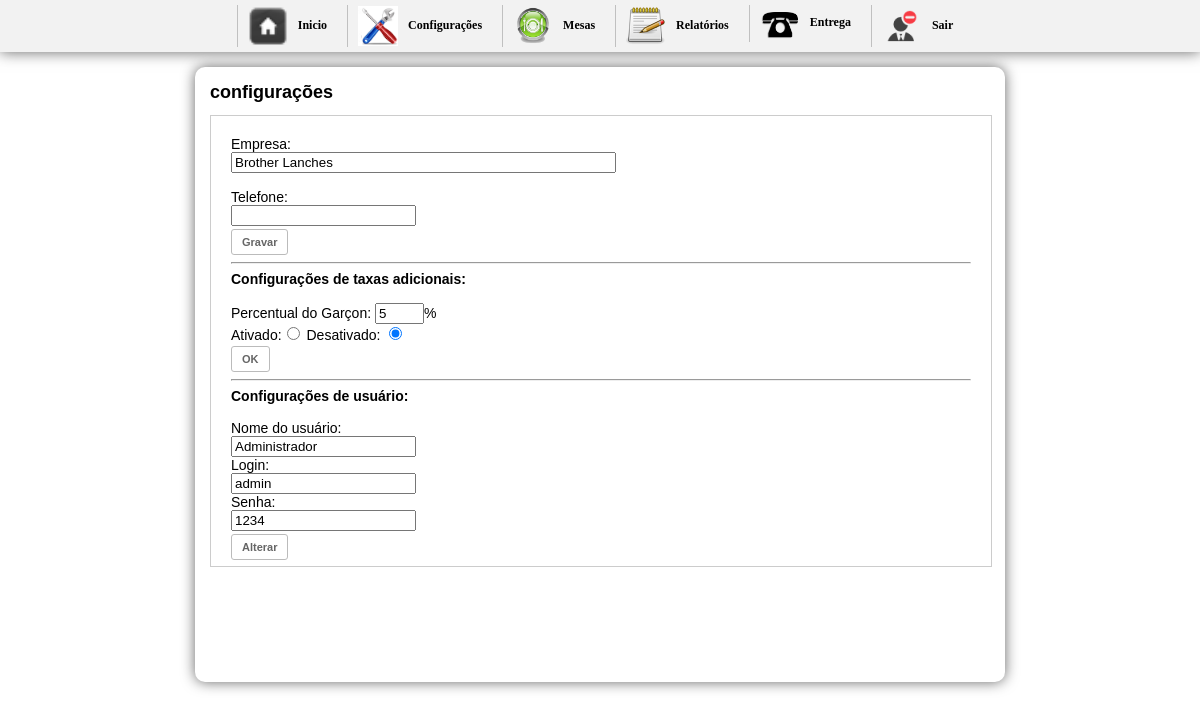
Screenshot of /inicio.php?btn=config (signed in) with the database file from the repository.
### tables this page shows
CREATE TABLE `config` (
  `id_conf` int(30) NOT NULL,
  `empresa` varchar(200) NOT NULL,
  `telefone` varchar(30) NOT NULL,
  `pgarcon` int(10) NOT NULL,
  `ativo` int(2) NOT NULL
);

CREATE TABLE `garcon` (
  `idGarcon` int(10) NOT NULL AUTO_INCREMENT,
  `nomeGarcon` varchar(200) NOT NULL,
  `login` varchar(20) NOT NULL,
  `senha` varchar(20) NOT NULL,
  `nv` int(1) NOT NULL,
  PRIMARY KEY (`idGarcon`)
);

### config.php (the view, shortened to what this page needs)
<h1>configurações</h1>
<div id="boxcadProdutos">
<div id="formconfig">
<?php
$sql = mysql_query("SELECT * FROM config");
$ver = mysql_fetch_array($sql);
$s = mysql_query("SELECT * FROM garcon WHERE idGarcon='1'");
$usu = mysql_fetch_array($s);
?>
<form action="" method="post" enctype="multipart/form-data">
           Empresa:<br/>
           <input name="empresa" type="text"  value="<?php echo $ver["empresa"]; ?>" size="45"> <br/><br/>
           Telefone:<br/>
           <input name="telefone" type="text"  value="<?php echo $ver["telefone"]; ?>"><br/>
         <input name="gravar" type="submit" class="button" value="Gravar">
    </form>
    <hr />
    <strong>Configurações de taxas adicionais:</strong><br/><br/>
   <form action="" method="post" enctype="multipart/form-data">
   Percentual do Garçon:
   <input name="pgarcon" type="text" value="<?php echo $ver['pgarcon'] ?>" size="3" maxlength="2" />%<br/>
   Ativado:<input name="ativo" type="radio" value="1" <?php if($ver['ativo'] == 1){ echo 'checked="checked"';} ?>  /> Desativado: <input name="ativo" type="radio" value="0" <?php if($ver['ativo'] == 0){ echo 'checked="checked"';} ?>/><br/>
   <input name="ok" type="submit" value="OK" id="ok" class="button" />
   </form>
    <hr />
    <strong>Configurações de usuário:</strong><br/><br/>
    <form action="" method="post" enctype="multipart/form-data">
	Nome do usuário:<br/>
    <input name="nome" type="text" id="nome" value="<?php echo $usu['nomeGarcon'] ?>" /><br/>
    Login:<br/>
    <input name="login" type="text" id="login" value="<?php echo $usu['login'] ?>" /><br/>
    Senha:<br/>
    <input name="senha" type="text" id="senha" value="<?php echo $usu['senha'] ?>" /><br/>
   <input name="alterar" type="submit" value="Alterar" id="alterar" class="button" />
   </form>
</div>
</div>

### css/css.css (style rules this page uses)
body { margin-left: 0px;margin-top: 0px;margin-right: 0px;margin-bottom: 0px; background-color:#FFF; font-family:Verdana, Geneva, sans-serif; font-size:14px; }
h1 { font-size:18px; margin-top:0; }
#boxcadProdutos { width:780px; height:450px; margin:0 auto; border:1px solid #ccc; background:#FFF; overflow:auto; }
#formconfig { padding:20px; }
.button { border: 1px solid #BBB; border-radius: 3px; text-shadow: 0 1px 1px white; -webkit-box-shadow: 0 1px 1px #fff; -moz-box-shadow: 0 1px 1px #fff; box-shadow: 0 1px 1px #fff; font: bold 11px Sans-Serif; padding: 6px 10px; white-space: nowrap; vertical-align: middle; color: #666; background: transparent; cursor: pointer; margin-top:3px; text-decoration:none; }
.button:after { content: ""; display: inline-block; width: 0; height: 0; border-top: 4px solid #999; border-left: 4px solid transparent; border-right: 4px solid transparent; margin: 0 0 0 4px; position: relative; top: -1px; text-decoration:none; }

### rows the page displays
config: empresa "Brother Lanches", pgarcon "5", ativo "☑"
garcon: nome "Administrador", login "admin", senha "1234"
